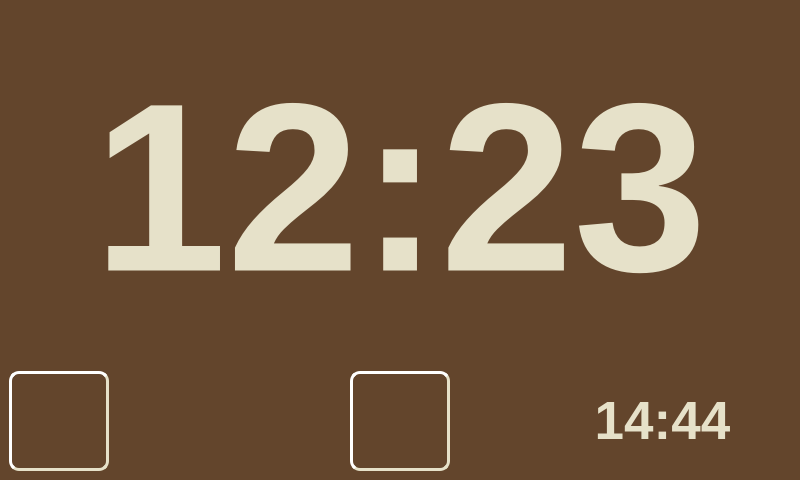
<?xml version="1.0" encoding="UTF-8"?>
<ui version="4.0">
 <class>MainWindow</class>
 <widget class="QMainWindow" name="MainWindow">
  <property name="geometry">
   <rect>
    <x>0</x>
    <y>0</y>
    <width>800</width>
    <height>480</height>
   </rect>
  </property>
  <property name="windowTitle">
   <string>MainWindow</string>
  </property>
  <property name="styleSheet">
   <string notr="true">background-color: rgb(99, 69, 44);
</string>
  </property>
  <widget class="QWidget" name="centralwidget">
   <property name="styleSheet">
    <string notr="true"/>
   </property>
   <layout class="QVBoxLayout" name="verticalLayout">
    <item>
     <layout class="QHBoxLayout" name="horizontalLayout">
      <item>
       <widget class="QLabel" name="labelTime">
        <property name="sizePolicy">
         <sizepolicy hsizetype="Preferred" vsizetype="Expanding">
          <horstretch>0</horstretch>
          <verstretch>0</verstretch>
         </sizepolicy>
        </property>
        <property name="font">
         <font>
          <family>Liberation Sans</family>
          <pointsize>180</pointsize>
          <italic>false</italic>
          <bold>true</bold>
          <kerning>true</kerning>
         </font>
        </property>
        <property name="styleSheet">
         <string notr="true">color: rgb(230, 225, 201);</string>
        </property>
        <property name="text">
         <string>12:23</string>
        </property>
        <property name="alignment">
         <set>Qt::AlignCenter</set>
        </property>
       </widget>
      </item>
     </layout>
    </item>
    <item>
     <layout class="QGridLayout" name="gridLayout" columnstretch="1,1,1">
      <item row="0" column="1">
       <layout class="QHBoxLayout" name="horizontalLayout_3">
        <item>
         <spacer name="horizontalSpacer_2">
          <property name="orientation">
           <enum>Qt::Horizontal</enum>
          </property>
          <property name="sizeHint" stdset="0">
           <size>
            <width>40</width>
            <height>20</height>
           </size>
          </property>
         </spacer>
        </item>
        <item>
         <widget class="QPushButton" name="pushButtonSetAlarm">
          <property name="minimumSize">
           <size>
            <width>100</width>
            <height>100</height>
           </size>
          </property>
          <property name="styleSheet">
           <string notr="true">QPushButton {
    background-color: rgb(99, 69, 44);
    border-style: outset;
    border-width: 3px;
    border-radius: 10px;
    border-color: rgb(230, 225, 201);
    padding: 6px;
	image: url(:/icons/icons/alarm-on-on.svg);
}

QPushButton:pressed {
    border-style: inset;
	border-color: rgb(172, 147,98);

	image: url(:/icons/icons/alarm-on-off.svg);
}</string>
          </property>
          <property name="text">
           <string/>
          </property>
          <property name="checkable">
           <bool>false</bool>
          </property>
          <property name="checked">
           <bool>false</bool>
          </property>
         </widget>
        </item>
        <item>
         <spacer name="horizontalSpacer_3">
          <property name="orientation">
           <enum>Qt::Horizontal</enum>
          </property>
          <property name="sizeHint" stdset="0">
           <size>
            <width>40</width>
            <height>20</height>
           </size>
          </property>
         </spacer>
        </item>
       </layout>
      </item>
      <item row="0" column="2">
       <layout class="QHBoxLayout" name="horizontalLayout_4">
        <item>
         <widget class="QLabel" name="labelAlarm">
          <property name="sizePolicy">
           <sizepolicy hsizetype="Expanding" vsizetype="Preferred">
            <horstretch>0</horstretch>
            <verstretch>0</verstretch>
           </sizepolicy>
          </property>
          <property name="font">
           <font>
            <family>Liberation Sans</family>
            <pointsize>40</pointsize>
            <italic>false</italic>
            <bold>true</bold>
           </font>
          </property>
          <property name="styleSheet">
           <string notr="true">color: rgb(230, 225, 201);</string>
          </property>
          <property name="text">
           <string>14:44</string>
          </property>
          <property name="alignment">
           <set>Qt::AlignCenter</set>
          </property>
         </widget>
        </item>
       </layout>
      </item>
      <item row="0" column="0">
       <layout class="QHBoxLayout" name="horizontalLayout_2">
        <item>
         <widget class="QPushButton" name="pushButtonSettings">
          <property name="minimumSize">
           <size>
            <width>100</width>
            <height>100</height>
           </size>
          </property>
          <property name="styleSheet">
           <string notr="true">QPushButton {
    background-color: rgb(99, 69, 44);
    border-style: outset;
    border-width: 3px;
    border-radius: 10px;
    border-color: rgb(230, 225, 201);
    padding: 6px;
	image: url(:/icons/icons/settings-on.svg);
}

QPushButton:pressed {
    border-style: inset;
	border-color: rgb(172, 147,98);

	image: url(:/icons/icons/settings-off.svg);
}</string>
          </property>
          <property name="text">
           <string/>
          </property>
         </widget>
        </item>
        <item>
         <spacer name="horizontalSpacer">
          <property name="orientation">
           <enum>Qt::Horizontal</enum>
          </property>
          <property name="sizeHint" stdset="0">
           <size>
            <width>40</width>
            <height>20</height>
           </size>
          </property>
         </spacer>
        </item>
       </layout>
      </item>
     </layout>
    </item>
   </layout>
  </widget>
 </widget>
 <resources/>
 <connections/>
</ui>
